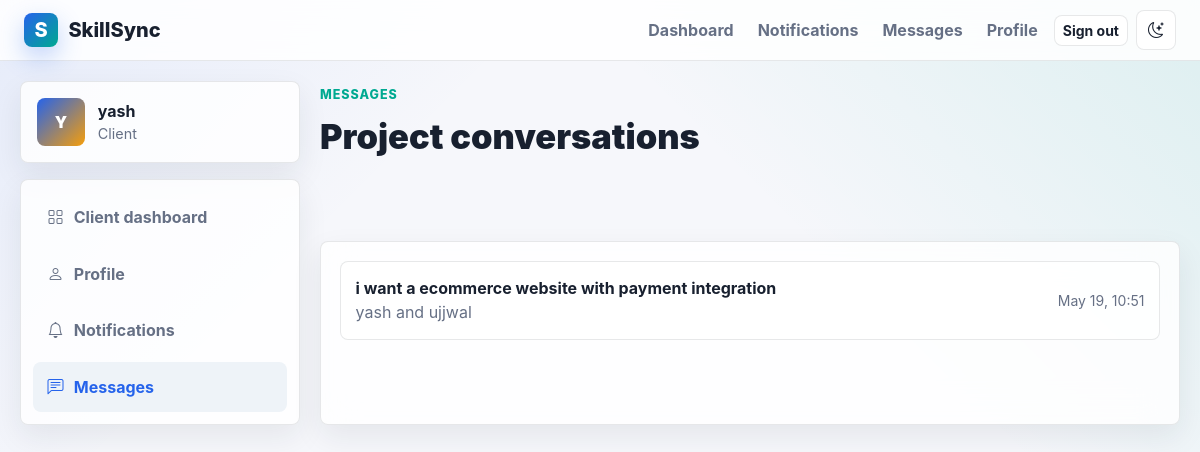
Page /messages/ (signed in) on the committed database.
### core/models.py (models this page shows, shortened)
class Profile(models.Model):
    ROLE_CHOICES = (
        ("client", "Client"),
        ("freelancer", "Freelancer"),
    )
    AVAILABILITY_CHOICES = (
        ("available", "Available"),
        ("busy", "Busy"),
        ("offline", "Offline"),
    )
    user = models.OneToOneField(User, on_delete=models.CASCADE, related_name="profile")
    role = models.CharField(max_length=20, choices=ROLE_CHOICES, default="freelancer")
    full_name = models.CharField(max_length=120, blank=True)
    headline = models.CharField(max_length=180, blank=True)
    bio = models.TextField(blank=True)
    skills = models.TextField(
        blank=True,
        help_text="Comma-separated skills, for example: Django, UI Design, Payments",
    )
    location = models.CharField(max_length=120, blank=True)
    hourly_rate = models.PositiveIntegerField(default=0)
    completed_projects = models.PositiveIntegerField(default=0)
    rating = models.DecimalField(max_digits=3, decimal_places=2, default=0)
    total_reviews = models.PositiveIntegerField(default=0)
    portfolio_url = models.URLField(blank=True)
    availability = models.CharField(
        max_length=20,
        choices=AVAILABILITY_CHOICES,
        default="available",
    )
    created_at = models.DateTimeField(auto_now_add=True)
    updated_at = models.DateTimeField(auto_now=True)
    @property
    def display_name(self):
        return self.full_name or self.user.get_full_name() or self.user.username

class ChatThread(models.Model):
    project = models.ForeignKey(
        Project,
        on_delete=models.CASCADE,
        null=True,
        blank=True,
        related_name="chat_threads",
    )
    client = models.ForeignKey(
        User,
        on_delete=models.CASCADE,
        related_name="client_threads",
    )
    freelancer = models.ForeignKey(
        User,
        on_delete=models.CASCADE,
        related_name="freelancer_threads",
    )
    created_at = models.DateTimeField(auto_now_add=True)
    updated_at = models.DateTimeField(auto_now=True)
    class Meta:
        ordering = ("-updated_at",)

class Project(models.Model):
    STATUS_CHOICES = (
        ("open", "Open"),
        ("in_review", "In Review"),
        ("in_progress", "In Progress"),
        ("completed", "Completed"),
        ("cancelled", "Cancelled"),
    )
    COMPLEXITY_CHOICES = (
        ("basic", "Basic"),
        ("intermediate", "Intermediate"),
        ("advanced", "Advanced"),
        ("expert", "Expert"),
    )
    user = models.ForeignKey(User, on_delete=models.CASCADE, related_name="projects")
    title = models.CharField(max_length=180, blank=True)
    description = models.TextField()
    min_price = models.PositiveIntegerField(default=0)
    max_price = models.PositiveIntegerField(default=0)
    estimated_price = models.PositiveIntegerField(default=0)
    estimated_days = models.PositiveIntegerField(default=0)
    estimated_time_label = models.CharField(max_length=80, blank=True)
    complexity = models.CharField(
        max_length=20,
        choices=COMPLEXITY_CHOICES,
        default="intermediate",
    )
    confidence_score = models.PositiveIntegerField(default=0)
    skills = models.JSONField(default=list, blank=True)
    tags = models.JSONField(default=list, blank=True)
    budget_justification = models.TextField(blank=True)
    status = models.CharField(max_length=20, choices=STATUS_CHOICES, default="open")
    accepted_bid = models.ForeignKey(
        "Bid",
        on_delete=models.SET_NULL,
        null=True,
        blank=True,
        related_name="accepted_for_projects",
    )
    created_at = models.DateTimeField(auto_now_add=True)
    updated_at = models.DateTimeField(auto_now=True)
    class Meta:
        ordering = ("-created_at",)
    @property
    def title_or_summary(self):
        if self.title:
            return self.title
        return self.description[:70]

### core/views.py (the view)
# urls.py: path("messages/", views.inbox, name="inbox"),
@login_required
def inbox(request):
    threads = ChatThread.objects.filter(Q(client=request.user) | Q(freelancer=request.user)).select_related(
        "project",
        "client",
        "freelancer",
    )
    return render(request, "core/inbox.html", {"threads": threads})

### core/context_processors.py (called while the page is built)
def notifications(request):
    if not request.user.is_authenticated:
        return {"unread_notifications": 0}
    return {
        "unread_notifications": request.user.notifications.filter(is_read=False).count(),
    }

### core/templates/core/inbox.html (shortened to what this page needs)
{% extends "core/base.html" %}
{% block content %}
<div class="app-shell">
    {% include "core/includes/sidebar.html" with active="messages" %}
    <section class="dashboard-content">
        <div class="dashboard-header">
            <div>
                <span class="eyebrow">Messages</span>
                <h1>Project conversations</h1>
            </div>
        </div>
        <div class="glass-panel">
            <div class="activity-list spacious">
                {% for thread in threads %}
                    <a class="activity-item" href="{% url 'chat_thread' thread.id %}">
                        <div>
                            <strong>{{ thread.project.title_or_summary|default:"Conversation" }}</strong>
                            <span>
                                {{ thread.client.profile.display_name }} and
                                {{ thread.freelancer.profile.display_name }}
                            </span>
                        </div>
                        <small>{{ thread.updated_at|date:"M d, H:i" }}</small>
                    </a>
                {% empty %}
                    <div class="empty-state large">No conversations yet. A chat starts when a bid is accepted or a project owner opens a message thread.</div>
                {% endfor %}
            </div>
        </div>
    </section>
</div>
{% endblock %}

### core/templates/core/includes/sidebar.html
<aside class="sidebar">
    <div class="sidebar-card">
        <div class="sidebar-avatar">{{ user.username|slice:":1"|upper }}</div>
        <div>
            <strong>{{ user.profile.display_name }}</strong>
            <span>{{ user.profile.get_role_display }}</span>
        </div>
    </div>
    <nav class="sidebar-nav">
        {% if user.profile.role == "client" %}
            <a class="{% if active == 'client' %}active{% endif %}" href="{% url 'client_dashboard' %}">
                <i class="bi bi-grid"></i> Client dashboard
            </a>
        {% else %}
            <a class="{% if active == 'freelancer' %}active{% endif %}" href="{% url 'freelancer_dashboard' %}">
                <i class="bi bi-search"></i> Find projects
            </a>
        {% endif %}
        <a class="{% if active == 'profile' %}active{% endif %}" href="{% url 'profile' %}">
            <i class="bi bi-person"></i> Profile
        </a>
        <a class="{% if active == 'notifications' %}active{% endif %}" href="{% url 'notifications' %}">
            <i class="bi bi-bell"></i> Notifications
        </a>
        <a class="{% if active == 'messages' %}active{% endif %}" href="{% url 'inbox' %}">
            <i class="bi bi-chat-left-text"></i> Messages
        </a>
    </nav>
</aside>

### core/static/core/css/styles.css (style rules this page uses)
:root { --bg: #f6f7fb; --surface: rgba(255, 255, 255, 0.82); --surface-solid: #ffffff; --surface-muted: #eef3f8; --text: #18202f; --muted: #667085; --border: rgba(24, 32, 47, 0.1); --primary: #2563eb; --primary-dark: #1d4ed8; --teal: #00a991; --amber: #f59e0b; --rose: #e11d48; --shadow: 0 18px 48px rgba(24, 32, 47, 0.12); --shadow-soft: 0 12px 30px rgba(24, 32, 47, 0.08); --radius: 8px; }
* { box-sizing: border-box; }
html { min-height: 100%; }
body { min-height: 100%; margin: 0; background: linear-gradient(135deg, rgba(37, 99, 235, 0.08), transparent 28%), linear-gradient(225deg, rgba(0, 169, 145, 0.1), transparent 32%), var(--bg); color: var(--text); font-family: Inter, ui-sans-serif, system-ui, -apple-system, BlinkMacSystemFont, "Segoe UI", sans-serif; letter-spacing: 0; }
a { color: inherit; text-decoration: none; }
.eyebrow { display: inline-flex; align-items: center; gap: 0.4rem; margin-bottom: 0.8rem; color: var(--teal); font-size: 0.78rem; font-weight: 850; letter-spacing: 0.08em; text-transform: uppercase; }
.hero-metrics div, .feature-card, .metric-card, .glass-panel, .project-card { border: 1px solid var(--border); border-radius: var(--radius); background: var(--surface); box-shadow: var(--shadow-soft); backdrop-filter: blur(18px); }
.section-heading h2, .dashboard-header h1, .auth-heading h1, .panel-heading h2, .section-title-row h2 { margin: 0; color: var(--text); font-weight: 900; line-height: 1.12; }
.app-shell { display: grid; grid-template-columns: 280px minmax(0, 1fr); gap: 1.25rem; width: min(1520px, 100%); margin: 0 auto; padding: 1.25rem; }
.sidebar { position: sticky; top: 86px; align-self: start; display: grid; gap: 1rem; }
.sidebar-card { display: flex; align-items: center; gap: 0.8rem; padding: 1rem; border: 1px solid var(--border); border-radius: var(--radius); background: var(--surface); box-shadow: var(--shadow-soft); }
.sidebar-card span { display: block; color: var(--muted); font-size: 0.9rem; }
.sidebar-avatar, .profile-avatar { display: grid; flex: 0 0 auto; width: 48px; height: 48px; place-items: center; border-radius: var(--radius); background: linear-gradient(135deg, var(--primary), var(--amber)); color: white; font-weight: 900; }
.sidebar-nav { display: grid; gap: 0.45rem; padding: 0.75rem; border: 1px solid var(--border); border-radius: var(--radius); background: var(--surface); box-shadow: var(--shadow-soft); }
.sidebar-nav a { display: flex; align-items: center; gap: 0.65rem; padding: 0.8rem 0.9rem; border-radius: var(--radius); color: var(--muted); font-weight: 750; }
.sidebar-nav a.active, .sidebar-nav a:hover { background: var(--surface-muted); color: var(--primary); }
.dashboard-content { display: grid; gap: 1.25rem; min-width: 0; }
.dashboard-header, .section-title-row, .panel-heading, .project-card-header { display: flex; align-items: flex-start; justify-content: space-between; gap: 1rem; }
.dashboard-header h1 { max-width: 760px; font-size: 2.15rem; }
.glass-panel { padding: 1.2rem; }
.activity-list, .project-list, .portfolio-list, .recommend-list { display: grid; gap: 0.8rem; }
.activity-list.spacious { gap: 0.95rem; }
.activity-item { display: flex; align-items: center; justify-content: space-between; gap: 1rem; padding: 0.9rem; border: 1px solid var(--border); border-radius: var(--radius); background: color-mix(in srgb, var(--surface-solid) 72%, transparent); }
.activity-item strong, .activity-item span { display: block; }
.activity-item span, .activity-item small { color: var(--muted); }

### rows in the picture
ChatThread: project.title_or_summary "i want a ecommerce website with payment integration", client.profile.display_name "yash", freelancer.profile.display_name "ujjwal", updated_at "May 19, 10:51"

### other values in the picture
{{ user.username|slice:":1"|upper }} "Y"
{{ user.profile.display_name }} "yash"
{{ user.profile.get_role_display }} "Client"
